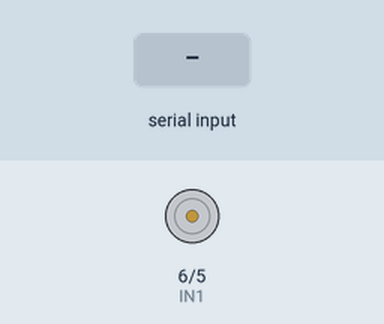
Simulated run of this sketch. Board: Arduino Uno, built with avr-gcc and run on an emulated ATmega328P. On the bench: motor-driver pin pairs drawn as motors (green arrow = first pin HIGH = forward, orange = second pin HIGH = backward, longer = more drive). Inputs (shaded band) come from the test bench.

Above: at 1.8 s.
1.9 s: "0" received over the second serial link
At 2.6 s:
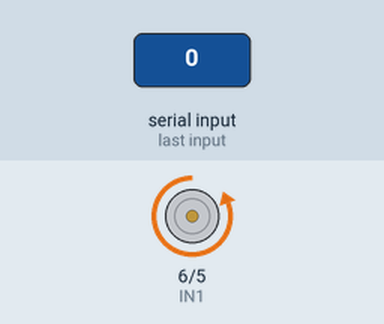
3.5 s: "1" received over the second serial link
At 3.8 s:
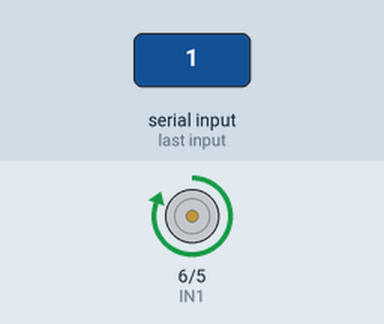
Timing chart, 0 to 6.5 s (numbered marks = the images above; inputs shaded):
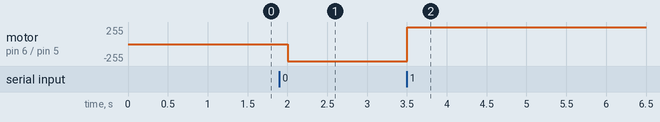

Measured:
- after the input at 1.9 s, motor on pin 6 (IN1) / pin 5 (IN2): stopped → backward 255/255 after 0.10 s
- after the input at 3.5 s, motor on pin 6 (IN1) / pin 5 (IN2): backward 255/255 → forward 255/255 at once

The sketch:

nhan.ino
```cpp
#include <SoftwareSerial.h>
SoftwareSerial BTSerial(10, 11);

// OUT1 và OUT2 nối với động cơ DC
// 12V L298N với 5V Arduino , GND L289N nối với GND Arduino
#define IN1 6 // D6 (chân số)
#define IN2 5 // D5 (chân số)
#define MAX_SPEED 255
#define MIN_SPEED 0

void Lui(int speed) {
  speed = constrain(speed, MIN_SPEED, MAX_SPEED);
  digitalWrite(IN1, LOW);
  analogWrite(IN2, speed);
}
void Dung() {
  digitalWrite(IN1, LOW);
  digitalWrite(IN2, LOW);
}
void Tien(int speed) {
  speed = constrain(speed, MIN_SPEED, MAX_SPEED);
  analogWrite(IN1, speed);
  digitalWrite(IN2, LOW);
}
void NhanhDan(){
  digitalWrite(IN2 , LOW);
  for (int i = 100 ; i <= 255 ; i++){
    analogWrite(IN1 , i);
    delay(50);
  }
}
void ChamDan(){
  digitalWrite(IN2 , LOW);
  for (int i = 255; i >= 100 ; i--){
    analogWrite(IN1 , i);
    delay(50);
  }
}

void setup() {
  Serial.begin(9600);
  BTSerial.begin(9600);
  pinMode(IN1, OUTPUT);
  pinMode(IN2, OUTPUT);
}

char value = '\0';
void loop() {
  if(BTSerial.available()) {
    value = BTSerial.read();
    switch (value) {
      case '0':
        Lui(255);
        break;
      case '1':
        Tien(255);
        break;
    }
  } else {
    BTSerial.write(".");
  }
  delay(500);
}
```
